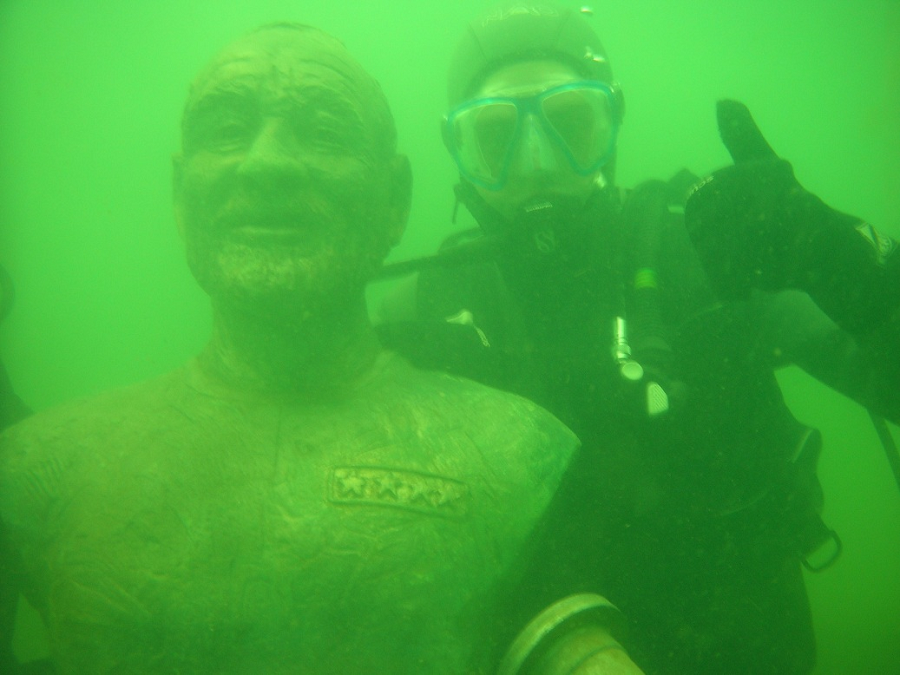
%> input picture code/underwater/1.jpg, 900 x 675 px
$ octave --eval "result = underwater_enhance(imread('underwater/1.jpg'));"   (GNU Octave 9; MATLAB toolbox functions it lacks are replaced by stand-ins)
%> lines starting %> are read from the running program, lines starting %| are printed output that depends on the picture
### code/auto_white.m
function y=auto_white(Image)
im = im2double(Image);
r=mat2gray(im(:,:,1));
g=mat2gray(im(:,:,2));
b=mat2gray(im(:,:,3));

avgR = mean(mean(r));
%> avgR = 0.282
avgG = mean(mean(g));
%> avgG = 0.519
avgB = mean(mean(b));
%> avgB = 0.281
factor = avgG/avgB;
%> factor = 1.85

avgGray = (avgR + avgG + avgB)/3;
%> avgGray = 0.361
kg = avgGray/avgG;
%> kg = 0.695
kb = avgGray/avgB;
%> kb = 1.28
rc = r + (avgG - avgR).*(1-r).*g;
bc = b + (avgG - avgB).*(1-b).*g;
rc = min(rc,1);
bc = min(bc,1);

newr = rc;%红色通道补偿
newg = kg * g; %灰色世界法
if(factor>1.8)
    newb = bc; %蓝色通道补偿
else
    newb = kb * b;%灰色世界法
end
y = cat(3,newr,newg,newb);

### code/paddesize.m
function PQ = paddesize(AB,CD,PARM);
%> called with AB = [675 900 3]
if nargin==1
    PQ = 2*AB;
elseif nagin==2 & ~ischar(CD)
    PQ = AB + CD - 1;
    PQ = 2*ceil(PQ/2);
elseif nargin==2
    m = max(AB);
    P = 2^nextpow2(2*m);
    PQ = [P P];
elseif nargin==3
    m = max([AB CD]);
    P = 2^nextpow2(2*m);
    PQ = [P P];
else error('wrong');
end

### code/imsharp.m
function g = imsharp(f)
f = mat2gray(f);
PQ = paddesize(size(f));
M = PQ(1);
N = PQ(2);
u = 0:(M - 1);
v = 0:(N - 1);
idx = find(u > M/2);
u(idx) = u(idx) - M;
idy = find(v > N/2);
v(idy) = v(idy) - N;
[V, U] = meshgrid(v, u);
D0 = 0.05*PQ(2);
H = exp(-((U.^2 + V.^2).^2)./(2*(D0^2)));
F = fft2(f,size(H,1),size(H,2));
g = real(ifft2(H.*F));
%> g: size 1350x1800x3 double
g = g(1:size(f,1),1:size(f,2));
%> g: size 675x900 double

t = mat2gray(f-g);
f2 = mat2gray(f);
g = (f2+t)/2;
%> g: size 675x900x3 double

### code/Laplacian_weight.m
function WL = Laplacian_weight(Img)
%提取亮通道
h = rgb2hsv(Img);
%> h: size 675x900x3 double; mean H, S, V 0.443, 0.176, 0.365
l = double(h(:,:,3));
%拉普拉斯滤波
w = [0,1,0;1,-4,1;0,1,0];
WL = imfilter(l,w,'replicate');

### code/saliency_detection.m
function sm = saliency_detection(img)
%
%---------------------------------------------------------
% Read image and blur it with a 3x3 or 5x5 Gaussian filter
%---------------------------------------------------------
%img = imread('input_image.jpg');%Provide input image path
gfrgb = imfilter(img, fspecial('gaussian', 3, 3), 'symmetric', 'conv');
%---------------------------------------------------------
% Perform sRGB to CIE Lab color space conversion (using D65)
%---------------------------------------------------------
%cform = makecform('srgb2lab', 'whitepoint', whitepoint('d65'));
cform = makecform('srgb2lab');
lab = applycform(gfrgb,cform);
%> lab: size 675x900x3 double; mean of channels 1, 2, 3 35.7, 0.7, -0.1
%---------------------------------------------------------
% Compute Lab average values (note that in the paper this
% average is found from the unblurred original image, but
% the results are quite similar)
%---------------------------------------------------------
l = double(lab(:,:,1)); lm = mean(mean(l));
%> after `l = double(lab(:,:,1))`:
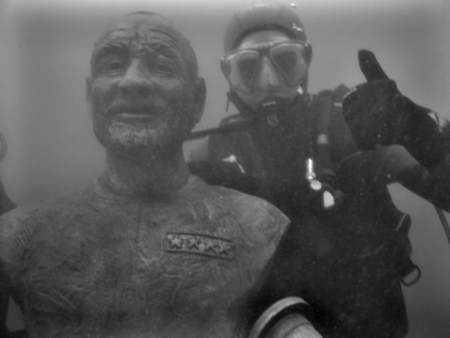
%> l: size 675x900 double (shown at 1/2 size); min 12.38, max 80.59, mean 35.7; drawn with min black and max white
%> after `lm = mean(mean(l))`: lm = 35.72
a = double(lab(:,:,2)); am = mean(mean(a));
%> after `a = double(lab(:,:,2))`:
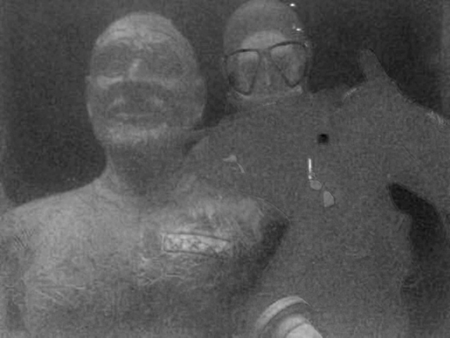
%> a: size 675x900 double (shown at 1/2 size); min -14.51, max 31.15, mean 0.7; drawn with min black and max white
%> after `am = mean(mean(a))`: am = 0.712
b = double(lab(:,:,3)); bm = mean(mean(b));
%> after `b = double(lab(:,:,3))`:
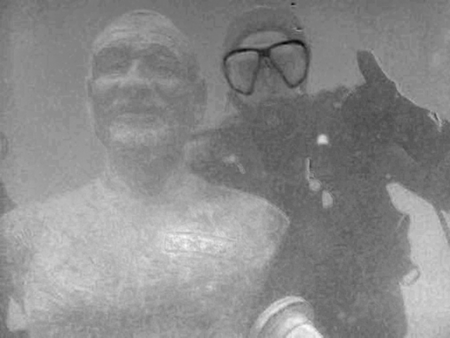
%> b: size 675x900 double (shown at 1/2 size); min -29.46, max 24.28, mean -0.1; drawn with min black and max white
%> after `bm = mean(mean(b))`: bm = -0.145
%---------------------------------------------------------
% Finally compute the saliency map and display it.
%---------------------------------------------------------
sm = (l-lm).^2 + (a-am).^2 + (b-bm).^2;

### code/Saturation_weight.m
function wsa = Saturation_weight(Img)
%饱和性权重
r=double(Img(:,:,1));
g=double(Img(:,:,2));
%> g: size 675x900 double
b=double(Img(:,:,3));
%提取亮通道的值
h = rgb2hsv(Img);
l = double(h(:,:,3));
wsa = (1/3*((r-l).^2+(g-l).^2+(b-l).^2)).^(1/2);

### code/gaussianPyramid.m
function g = gaussianPyramid(Img,level)
%高斯金字塔
%参数：Img: 待处理图像，level:金字塔层数
g = cell(level,1);
N = 1;
g{N} = Img;
h = fspecial('gaussian',5);
for N = 2:level
    temp = imfilter(g{N-1},h,'conv','same','replicate');%高斯滤波
    g{N} = temp(1:2:end,1:2:end,:);%下采样，隔行隔列采样
end

### code/laplaPyramid.m
function lapla = laplaPyramid(Img,level)
%分解成高斯金字塔
gau = cell(level,1);
N = 1;
gau{1} = Img;
h = fspecial('gaussian',5);
for N = 2:level
    temp = imfilter(gau{N-1},h,'conv','same','replicate');%高斯滤波
    gau{N} = temp(1:2:end,1:2:end,:);%下采样，隔行隔列采样
end
%由高斯金字塔做拉普拉斯金字塔
lapla = cell(level,1);
lapla{level} = gau{level};
h = fspecial('gaussian');
for i = level-1:-1:1
    t = imresize(gau{i+1},2,'bilinear'); %上采样，插值
    %t = imfilter(t,h,'conv','same','replicate');%高斯滤波
    t = t(1:size(gau{i},1),1:size(gau{i},2));%统一行列数
    lapla{i} =  gau{i} - t;
end

### code/underwater_enhance.m
function mr = underwater_enhance(Img)
%白平衡处理
%fb = only_green(Img);
fb = auto_white(Img);
%fb = blue_green(Img);
%对白平衡处理后的图像进行锐化
fs = imsharp(fb);
%对白平衡处理后的图像进行gamma变换
gam = 2;
fg = imadjust(fb, [ ], [ ], gam);

%锐化和gamma变换后的图像的三个权重
w = Laplacian_weight(fs);
ws = saliency_detection(fs);
wsa = Saturation_weight(fs);
w2 = Laplacian_weight(fg);
ws2 = saliency_detection(fg);
%> in saliency_detection (call 2), `l = double(lab(:,:,1))`:
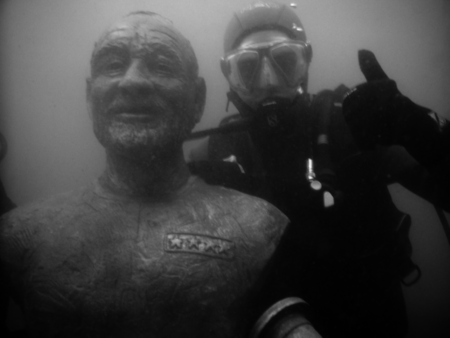
%> l: size 675x900 double (shown at 1/2 size); min 0.0792, max 65.49, mean 16; drawn with min black and max white
%> in saliency_detection (call 2), `lm = mean(mean(l))`: lm = 16.01
%> in saliency_detection (call 2), `a = double(lab(:,:,2))`:
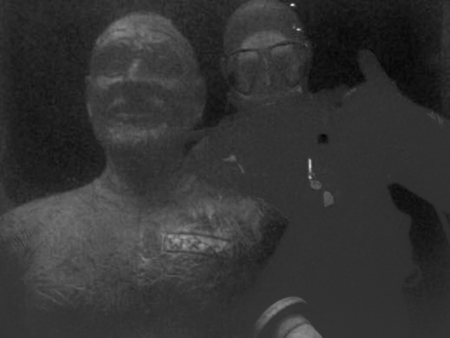
%> a: size 675x900 double (shown at 1/2 size); min -11.98, max 49.9, mean 0.6; drawn with min black and max white
%> in saliency_detection (call 2), `am = mean(mean(a))`: am = 0.648
%> in saliency_detection (call 2), `b = double(lab(:,:,3))`:
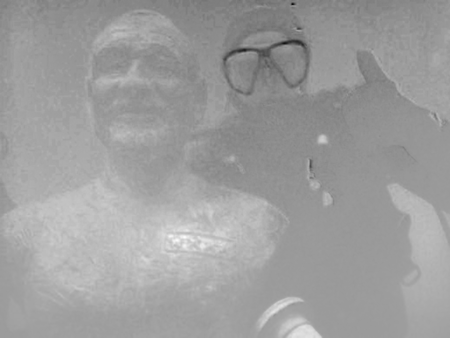
%> b: size 675x900 double (shown at 1/2 size); min -42.8, max 26.53, mean 0.2; drawn with min black and max white
%> in saliency_detection (call 2), `bm = mean(mean(b))`: bm = 0.171
wsa2 = Saturation_weight(fg);
%将两组权重分别进行归一化
weight1 = (w+ws+wsa+0.1)./(w+ws+wsa+w2+ws2+wsa2+0.2);
weight2 = (w2+ws2+wsa2+0.1)./(w+ws+wsa+w2+ws2+wsa2+0.2);
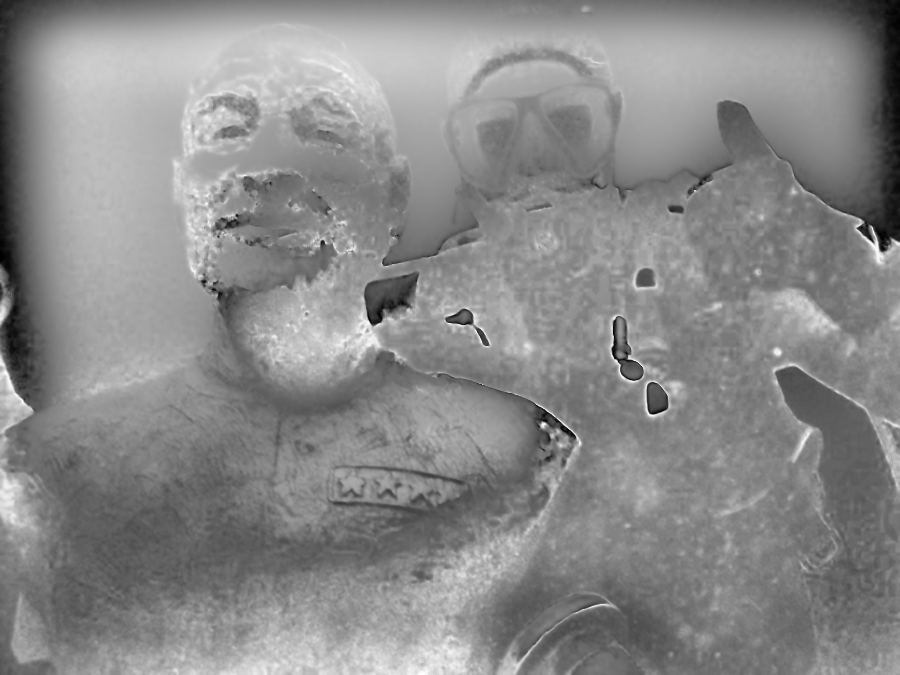
%> weight2: size 675x900 double; min 0.00135, max 0.998, mean 0.541

%将归一化权重图分解成高斯金字塔，将锐化和gamma变换后的图像分解成拉普拉斯金字塔
n = 10;
g1 = gaussianPyramid(weight1,n);
%> after the loop in gaussianPyramid, `for N = 2:level`: g = 10 items
%> g1 = 10 items
g2 = gaussianPyramid(weight2,n);
%> g2 = 10 items
l1 = laplaPyramid(fs,n);
%> l1 = 10 items
l2 = laplaPyramid(fg,n);
%> l2 = 10 items

%将权重高斯金字塔和拉普拉斯金字塔进行融合成新的金字塔
r = cell(n,1);
for i = 1:n
    r{i} = g1{i}.*im2double(l1{i}) + g2{i}.*im2double(l2{i});
end
%> after the loop, r = 10 items
%将新的金字塔进行融合
for i = n:-1:2
    t = imresize(r{i},2,'bilinear'); %插值
    t = t(1:size(r{i-1},1),1:size(r{i-1},2));%对行列数进行统一
    r{i-1} = t + r{i-1};
end
mr = r{1};
%将处理完成的图像转换成原图像格式
c = class(Img);
switch c
case 'uint8'
   mr = im2uint8(mr);
case 'uint16'
   mr = im2uint16(mr);
case 'double'
   mr = im2double(mr);
otherwise
   error('Unsupported IPT data class.');
end
figure,imshow([Img mr]);

$ run again, on code/underwater/4.jpg
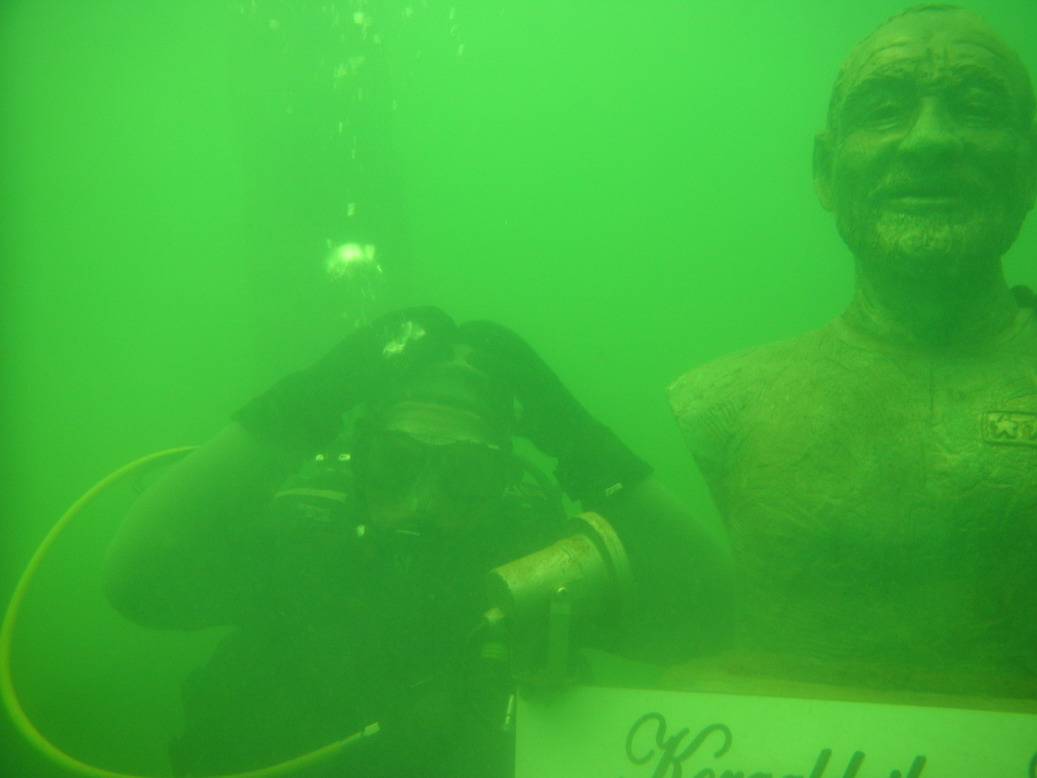
%> input picture code/underwater/4.jpg, 1037 x 778 px
%> avgR = 0.224
%> avgG = 0.497
%> avgB = 0.295
%> factor = 1.69
%> avgGray = 0.338
%> kg = 0.682
%> kb = 1.15
%> h: size 778x1037x3 double; mean H, S, V 0.465, 0.189, 0.325
%> lab: size 778x1037x3 double; mean of channels 1, 2, 3 31.9, -1.1, -0.5
%> lm = 31.92
%> am = -1.06
%> bm = -0.451
%> h: size 778x1037x3 double; mean H, S, V 0.464, 0.327, 0.15
%> lab: size 778x1037x3 double; mean of channels 1, 2, 3 13.2, -1.6, 0.3
%> lm = 13.19
%> am = -1.61
%> in saliency_detection (call 2), `b = double(lab(:,:,3))`:
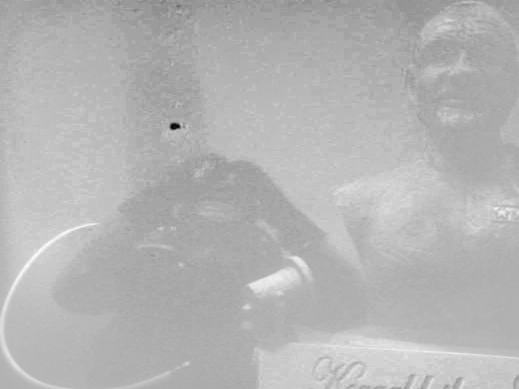
%> b: size 778x1037 double (shown at 1/2 size); min -53.52, max 22.32, mean 0.3; drawn with min black and max white
%> bm = 0.263
%> in underwater_enhance, `weight2 = (w2+ws2+wsa2+0.1)./(w+ws+wsa+w2+ws2+wsa2+0.2);`:
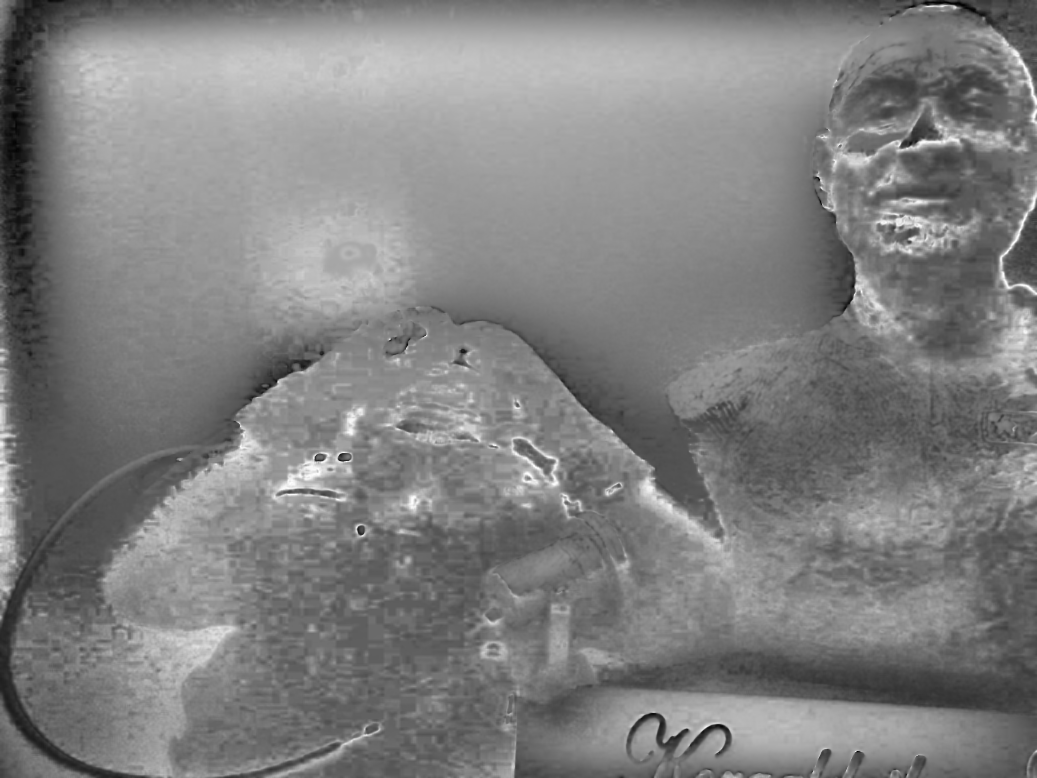
%> weight2: size 778x1037 double; min 0.00341, max 0.998, mean 0.504
%> after the loop in gaussianPyramid, `for N = 2:level`: g = 10 items

$ run again, on code/underwater/5.jpg
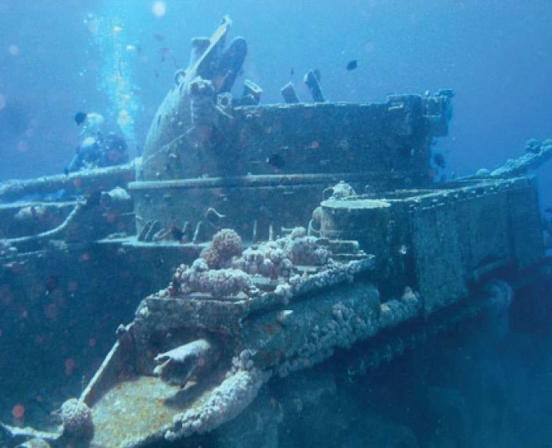
%> input picture code/underwater/5.jpg, 552 x 448 px
%> avgR = 0.256
%> avgG = 0.376
%> avgB = 0.474
%> factor = 0.792
%> avgGray = 0.369
%> kg = 0.981
%> kb = 0.778
%> h: size 448x552x3 double; mean H, S, V 0.455, 0.26, 0.455
%> lab: size 448x552x3 double; mean of channels 1, 2, 3 44.4, -6.9, -2.4
%> lm = 44.38
%> am = -6.94
%> bm = -2.37
%> h: size 448x552x3 double; mean H, S, V 0.457, 0.577, 0.202
%> lab: size 448x552x3 double; mean of channels 1, 2, 3 17.4, -4.9, -1.8
%> lm = 17.38
%> am = -4.89
%> in saliency_detection (call 2), `b = double(lab(:,:,3))`:
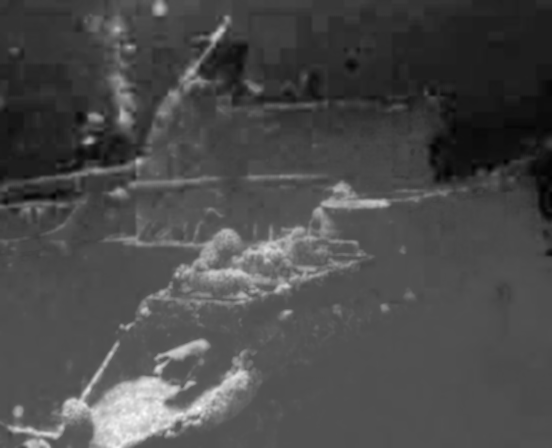
%> b: size 448x552 double; min -24.03, max 51.23, mean -1.8; drawn with min black and max white
%> bm = -1.78
%> the loop in gaussianPyramid, `for N = 2:level` made 9 passes
%> temp on pass 9: [0.496 0.422 0.497; 0.375 0.439 0.413]
%> pass 3, in gaussianPyramid, `temp = imfilter(g{N-1},h,'conv','same','replicate');`:
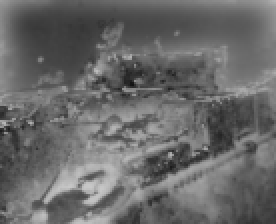
%> temp: size 112x138 double (shown 2 times larger); min 0.0734, max 0.787, mean 0.412
%> after the loop in gaussianPyramid, `for N = 2:level`: g = 10 items
%> the loop in gaussianPyramid (call 2), `for N = 2:level` made 9 passes
%> temp on pass 9: [0.504 0.578 0.503; 0.625 0.561 0.587]
%> the loop in laplaPyramid, `for i = level-1:-1:1` made 9 passes
%> t on pass 1: [0.545 0.522 0.478; 0.545 0.522 0.478]
%> the loop in laplaPyramid (call 2), `for i = level-1:-1:1` made 9 passes
%> t on pass 1: [0.238 0.219 0.181; 0.238 0.219 0.181]
%> the loop in underwater_enhance, `for i = n:-1:2` made 9 passes
%> t on pass 1: [0.39 0.369 0.329; 0.39 0.369 0.329]
